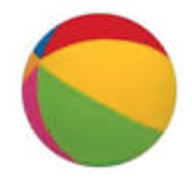
#> input picture icons/BallBounce.png, 192 x 182 px, found by its file name
$ python BallBounce.py
#> lines starting #> are read from the running program, lines starting #| are printed output that depends on the picture
### lucidapp/LucidApp.py
# LucidApp.py
# Base Class for LucidTronix eLucidator Applications
# Samwell Freeman
# June 2016

import os
import sys
import cv2
import defines
import threading
import numpy as np
from PIL import Image
from time import time
import urllib, cStringIO

class LucidApp(object):
	def __init__(self, name,
				cache_path=defines.base_path+'cache/',
				fullscreen=False,
				resolution=(400, 300),
				icon_path=defines.base_path+'icons/default_icon.png'):
		super(LucidApp, self)
		self.name = name
		self.cache_path = cache_path
		self.recording = False
		self.fullscreen = fullscreen
		self.resolution = resolution
		self.resolution_cv = (resolution[1], resolution[0], 3)
		self.playing = True
		self.icon_size = (35, 35)
		self.icon = self.get_icon(icon_path)
		self.buttons = []
		self.input_string = ''
		print 'lucid app constructor', resolution

		self.cv2_init()
		self.buttons.append(Button(self, 'exit', (10,10,75,40), (50,50,50), exit_code))

	def __str__(self):
		return self.name

	def open(self):
		pass

	def close(self):
		pass

	def draw(self):
		cv2.imshow('canvas', self.canvas)

	def cv2_init(self):
		if self.fullscreen:
			self.canvas = np.zeros(self.resolution_cv, np.uint8)
			cv2.namedWindow("canvas", cv2.WINDOW_NORMAL)
			cv2.setWindowProperty("canvas", cv2.WND_PROP_FULLSCREEN, 1)
		else:
			self.canvas = np.zeros(self.resolution_cv, np.uint8)
			cv2.namedWindow("canvas")
		self.fill()
		print 'cv2 init canvas', self.canvas.shape

	def get_icon(self, icon_path):
#> called with icon_path = '/home/pi/eLucidator/icons/BallBounce.png'
		icon = cv2.imread(icon_path)
#> icon is the input picture: shape (182, 192, 3); mean B, G, R 147.2, 195, 215.1
		if icon is None:
			print 'Could not load icon from path:', icon_path
			return
		return cv2.resize(icon, self.icon_size, interpolation=cv2.INTER_AREA)
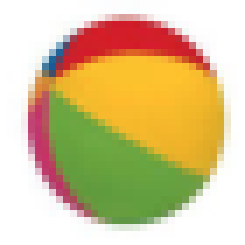
#> returned value: shape (35, 35, 3) (shown 7 times larger); mean of channels 0, 1, 2 147.2, 195, 215.1; drawn as B, G, R

	def text_size(self, text, font=cv2.FONT_HERSHEY_SIMPLEX, font_scale=1, thickness=1):
		tsize = cv2.getTextSize(text, font, font_scale, thickness)[0]
		return tsize

	def label(self, text, x, y, size=1, color=(255,255,255), font=cv2.FONT_HERSHEY_SIMPLEX, font_scale=1.0, thickness=1, alpha=1.0):
		if alpha < 1.0:
			copy = self.canvas.copy() # FixME: USE A SUB IMAGE HERE
			cv2.putText(self.canvas, text, (10, 30), cv2.FONT_HERSHEY_SIMPLEX, 1.0, (0, 0, 255), 3)

		cv2.putText(self.canvas, text, (x, y), font, font_scale, color, thickness)

		if alpha < 1.0:
			cv2.addWeighted(copy, alpha, self.canvas, 1 - alpha, 0, self.canvas)

	def button_width(self):
		return self.icon_size[0] + self.text_size(self.name)[0] + 25

	def fill(self, color=(0,0,0)):
		self.canvas = np.zeros(self.resolution_cv, np.uint8)
		self.canvas[0].fill(color[0])
		self.canvas[1].fill(color[1])
		self.canvas[2].fill(color[2])

	# [58 lines left out: functions show_image, show_image_cv, show_image_cv2, not called in this run]

	def handle_keys(self):
		char = cv2.waitKey(1) & 0xFF
		if char > 31 and char < 127:
			self.input_string += str(chr(char))

		elif char == 27: # Escape
			return -1
		elif char == 8: # Delete
			if len(self.input_string):
				self.input_string = self.input_string[:-1]
		elif char == 10: # Enter/return key
			print 'Enter/return key'
		elif char == 9: # Tab
			print 'tab'
		elif char == 226: # Right shift
			print 'right shift'

		elif char == 227: # Left Ctrl
			print 'left ctrl'
		elif char == 228: # Right Ctrl
			print 'right ctrl'
		elif char != 255:
			print 'special char:', char
		return char


class Button:
	def __init__(self, app, name, rect, color, callback, icon=None):
		self.app = app
		self.name = name
		self.rect = rect
		self.color = color
		self.highlight = (40,205,150)
		self.cur_color = self.color
		self.callback = callback
		self.last_press = 0
		self.margin = 3
		self.icon = icon

		self.font_constant = 40.0
		self.font_scale = self.rect[3] / self.font_constant
		tsize = self.app.text_size(self.name, font_scale=self.font_scale)
		if self.icon is not None:
			self.pt2 = (self.rect[0] + tsize[0] + self.icon.shape[0]+self.margin*4, self.rect[1] + self.rect[3])
		else:
			self.pt2 = (self.rect[0] + tsize[0] +self.margin*2, self.rect[1] + self.rect[3])

	def show(self):
		if self.icon is not None:
			cv2.rectangle(self.app.canvas, (self.rect[0], self.rect[1]), self.pt2, self.cur_color, -1)
			self.app.show_image_cv(self.icon, (self.rect[0]+self.margin, self.rect[1]+self.margin))
			text_height = int(self.rect[3]-self.margin*self.font_scale*3)
			self.app.label(self.name, self.rect[0]+self.icon.shape[0]+self.margin*3, self.rect[1]+text_height, font_scale=self.font_scale)
		else:
			cv2.rectangle(self.app.canvas, (self.rect[0], self.rect[1]), self.pt2, self.cur_color, -1)
			text_height = int(self.rect[3]-self.margin*self.font_scale*3)
			self.app.label(self.name, self.rect[0]+self.margin, self.rect[1]+text_height, font_scale=self.font_scale)

	def over(self, x, y):
		is_over = self.rect[0] < x < self.pt2[0] and self.rect[1] < y < self.pt2[1]
		if is_over:
			self.cur_color = self.highlight
		else:
			self.cur_color = self.color
		return is_over

	def press(self):
		self.last_press = time()
		return self.callback()

def exit_code():
	return -1

# [38 lines left out: function AAfilledRoundedRect, not called in this run]

### lucidapp/TouchScreen.py
# TouchScreen.py
# TouchScreen for LucidTronix eLucidator
# Samwell Freeman
# June 2016

import cv2
import math
from time import time

class TouchScreen:
	def __init__(self):
		self.start = (0,0)
		self.delta = (0,0)
		self.ease = (0.0,0.0)
		self.ease_start = (0.0,0.0)
		self.ease_scale = 0.001
		self.last_hold = 0
		self.last_up = 0
		self.up = 0
		self.hold = 0
		self.sliding = False
		self.easing = False
		self.double_tap = False
		self.double_tap_time = 0
		self.mx = 0
		self.my = 0
		self.b1 = False

		mouse_params = [self]
		cv2.setMouseCallback('canvas', mouse_callback_cv, mouse_params)

	def update(self):
		mx = self.mx
		my = self.my
		b1 = self.b1
		if b1:
			self.double_tap = False
			if not self.sliding:
				self.last_up = time()- self.up
				self.last_hold = self.hold
				self.hold = time()
				self.sliding = True
				self.easing = False
				self.start = (mx, my)
			self.delta = (mx - self.start[0], my - self.start[1])
		elif self.sliding:
			self.sliding = False
			self.hold = time()-self.hold
			self.up = time()
			self.easing = True
			self.ease = self.delta
			self.ease_start = (self.ease_scale*float(self.delta[0])/self.hold, self.ease_scale*float(self.delta[1])/self.hold)
			if 0.01 < self.last_hold < 0.3 and 0.01 <  self.last_up < 0.3 and 0.01 <  self.hold < 0.3:
				self.double_tap = True
				self.double_tap_time = time()
				self.hold = 0
		if self.easing:
			ease_t = time() - self.up
			self.ease = (self.ease[0] + (self.ease_start[0]*math.exp(-ease_t)), self.ease[1] + (self.ease_start[1]*math.exp(-ease_t)))
			self.delta = (int(self.ease[0]), int(self.ease[1]))
			if ease_t > 3.5:
				self.easing = False
		if time()-self.double_tap_time > 0.5:
			self.double_tap = False

# mouse callback function
# [10 lines left out: function mouse_callback_cv, not called in this run]


def sigmoid(x):
  return 1 / (1 + math.exp(-x))

### lucidapp/BallBounce.py
# BallBounce.py
# BallBounce Class for LucidTronix eLucidator
# Samwell Freeman
# September 2016

import os
import sys
import cv2
import math
import defines
import threading
import numpy as np
from time import time
from PIL import Image
import urllib, cStringIO
from LucidApp import LucidApp, Button
from TouchScreen import TouchScreen
from ImageStreamDir import ImageStreamDir

class BallBounce(LucidApp):
	def __init__(self, ts=None, cache_path=defines.base_path+'cache/', fullscreen=False,
					resolution=(800, 400), icon_path=defines.base_path+'icons/BallBounce.png'):

		super(BallBounce, self).__init__('BallBounce', cache_path, fullscreen, resolution, icon_path)

		self.ts = ts if ts else TouchScreen()
		self.last_update = time()
		#self.buttons.append(Button(self, 'next', (260,10,80,40), (50,50,50), self.next))
		#self.buttons.append(Button(self, 'previous', (100,10,145,40), (50,50,50), self.prev_image))
		self.cur_color = (128,128,128)
		self.bg_color = (0,0,0)

	def __str__(self):
		return 'BallBounce'


	def run(self):
		num_samples = 60
		offset = 70
		sample_matrix = np.random.rand(2, num_samples)
		sample_matrix[0,:] *= self.resolution[0]-offset
		sample_matrix[1,:] *= self.resolution[1]-offset
		sample_matrix += offset

		deltas = np.random.randn(2, num_samples) / 3.0


		sample_sizes = np.random.randint(4, 15, num_samples)
		sample_colors = np.random.randint(255, size=(num_samples, 3))

		quit = False
		while not quit:
			self.fill()
			self.ts.update()

			ret = self.handle_keys()
			if ret < 0:
				quit = True

			for b in self.buttons:
				if b.over(self.ts.mx, self.ts.my) and self.ts.double_tap and time()-b.last_press > 0.5:
					ret = b.press()
					if ret < 0:
						quit = True
					self.ts.double_tap = False
				b.show()

			if self.ts.sliding:
				cv2.circle(self.canvas, (self.ts.mx, self.ts.my), 2, self.cur_color, -1)
				draw_spiral(self.canvas, self.ts.mx, self.ts.my, 12)

			out = sample_matrix[0,:] > self.resolution[0]
			deltas[0,:][out] = -deltas[0,:][out]
			out = sample_matrix[1,:] > self.resolution[1]
			deltas[1,:][out] = -deltas[1,:][out]
			out = sample_matrix < offset
			deltas[out] = -deltas[out]
			sample_matrix += deltas

			for i in range(sample_matrix.shape[1]):
				sc = (sample_colors[i][0], sample_colors[i][1], sample_colors[i][2])
				cv2.circle(self.canvas, (int(sample_matrix[0][i]), int(sample_matrix[1][i])), sample_sizes[i], sc, -1)

			self.draw()
#> this loop made 1 pass; (key Esc is pressed on pass 1)
#> pass 1, in draw, `cv2.imshow('canvas', self.canvas)`:
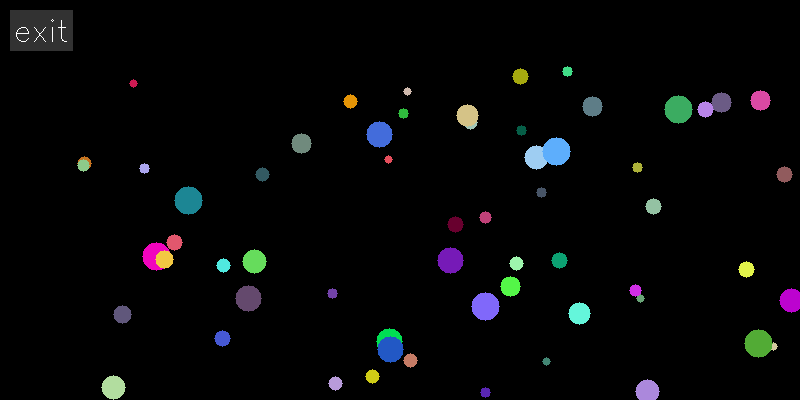
#> window 'canvas': shape (400, 800, 3); mean B, G, R 7.5, 6.8, 6.2


def draw_spiral(canvas, x, y, radius):

	sradius = radius
	rfac = 2
	for theta in np.arange(0.0, 20.0*math.pi, 0.4):
		ct = math.cos(theta)
		st = math.sin(theta)
		sx = x + ct * sradius
		sy = y + st * sradius

		scolor = (255, int(128 + 127*ct), int(128 + 127*st))
		cv2.circle(canvas, (int(sx), int(sy)), 4, scolor, -1)
		sradius += rfac

if __name__ == '__main__':
	app = BallBounce()
	app.run()
